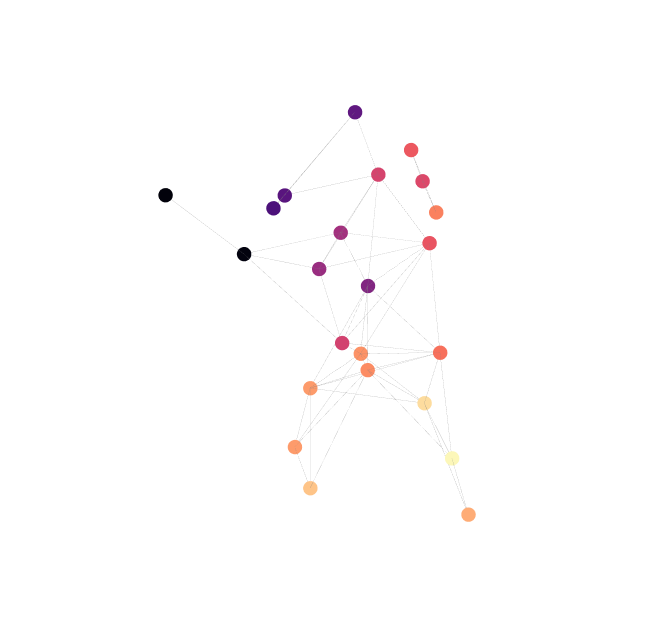

Notebook code cell kept with this figure:
### Code cell
# color coarser mappers based on matching with the finest mapper
idx = 4 # idx = 2, 3, 4
G = G_list[idx]
n = len(G)
v = v_list[idx]
print(n,v.shape)
colors = original_colors[Tv_list[idx-1].argmax(axis=0)]
print(colors.shape)

trace_nodes, trace_edges = color_plot_helpers(G,v, 5, colors)
fig = go.Figure(data=[trace_edges,trace_nodes],layout=layout)
fig.update_layout(scene_camera=camera_data,title='')
# fig.write_image(f"figures/centaur01_src_{idx}.png",scale=10)
fig.show()

### Figure 1 — Plotly figure (JSON) as saved in the notebook; plotly's stock layout.template omitted (floating-point values rounded to 4 significant figures; data arrays with more than 128 entries replaced by an {"elided": "..."} marker saying what was removed)
{"data": [{"hoverinfo": "none", "line": {"color": "gray", "width": 0.3}, "mode": "lines", "type": "scatter3d", "x": {"elided": "228 float values"}, "y": {"elided": "228 float values"}, "z": {"elided": "228 float values"}}, {"hoverinfo": "text", "marker": {"color": [[0.9259, 0.3468, 0.375, 1], [0.9968, 0.6755, 0.4613, 1], [0.9935, 0.8629, 0.6193, 1], [0.9969, 0.7696, 0.5349, 1], [0.9938, 0.6096, 0.4186, 1], [0.9909, 0.5727, 0.3987, 1], [0.988, 0.97, 0.7271, 1], [0.9677, 0.4397, 0.3598, 1], [0.9938, 0.6096, 0.4186, 1], [0.5066, 0.146, 0.5078, 1], [0.2977, 0.06612, 0.4782, 1], [0.9885, 0.5504, 0.3884, 1], [0.6009, 0.1777, 0.5004, 1], [0.9134, 0.3301, 0.3826, 1], [0.007588, 0.006356, 0.04497, 1], [0.6392, 0.1899, 0.4941, 1], [0.8348, 0.2655, 0.4277, 1], [0.9823, 0.5059, 0.3719, 1], [0.3782, 0.09533, 0.5001, 1], [0.3476, 0.08295, 0.4941, 1], [0.8633, 0.2837, 0.4124, 1], [0.8229, 0.259, 0.4336, 1], [0.01146, 0.009828, 0.06075, 1]], "size": 5, "symbol": "circle"}, "mode": "markers", "text": ["0", "1", "2", "3", "4", "5", "6", "7", "8", "9", "10", "11", "12", "13", "14", "15", "16", "17", "18", "19", "20", "21", "22"], "type": "scatter3d", "x": [0.3472, 0.3156, 0.1766, -0.1399, -0.2101, -0.04466, 0.2694, 0.226, -0.1922, -0.0475, -0.002116, 0.03282, -0.1604, 0.1958, -0.3845, -0.1223, 0.06879, 0.3382, 0.142, -0.05806, 0.2815, 0.009229, -0.3368], "y": [0.8048, 0.04811, 0.3044, 0.05388, 0.1607, 0.4387, 0.1749, 0.4415, 0.3328, 0.6514, 0.7615, 0.3933, 0.6996, 0.7422, 0.8591, 0.8216, 0.9395, 0.728, 0.9918, 0.8301, 0.8233, 0.4671, 0.7393], "z": [0.4653, 0.03519, -0.04422, 0.03663, 0.0125, -0.09714, 0.0125, -0.03288, -0.04422, -0.1539, 0.4068, 0.0125, -0.04422, -0.04422, 0.37, -0.1123, 0.0125, 0.3088, 0.2905, 0.2848, 0.2337, 0.1153, 0.1023]}], "layout": {"height": 625, "hovermode": "closest", "margin": {"t": 100}, "scene": {"camera": {"center": {"x": 0, "y": 0, "z": 0}, "eye": {"x": 0.9, "y": -0.1, "z": 1.5}, "up": {"x": 0, "y": 1, "z": 0}}, "xaxis": {"showbackground": false, "showgrid": false, "showline": false, "showticklabels": false, "title": {"text": ""}, "zeroline": false}, "yaxis": {"showbackground": false, "showgrid": false, "showline": false, "showticklabels": false, "title": {"text": ""}, "zeroline": false}, "zaxis": {"showbackground": false, "showgrid": false, "showline": false, "showticklabels": false, "title": {"text": ""}, "zeroline": false}}, "showlegend": false, "title": {"text": ""}, "width": 650}}
